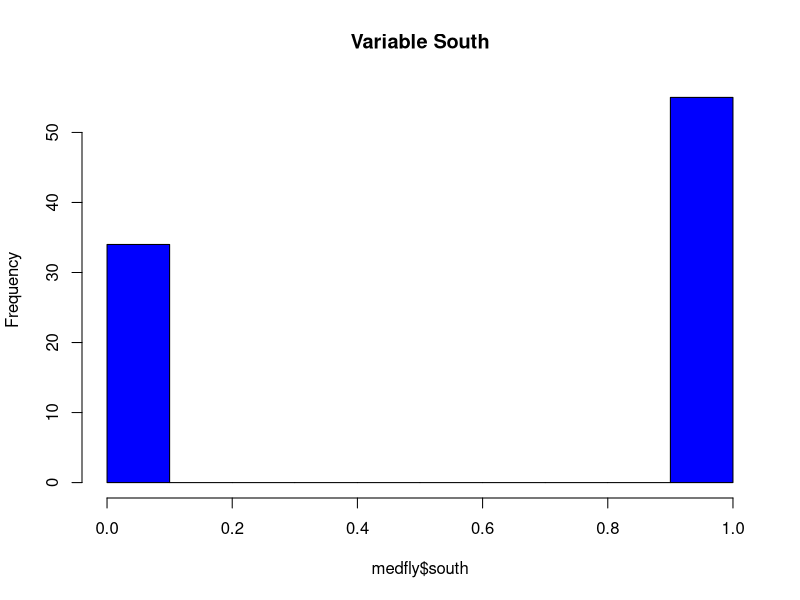
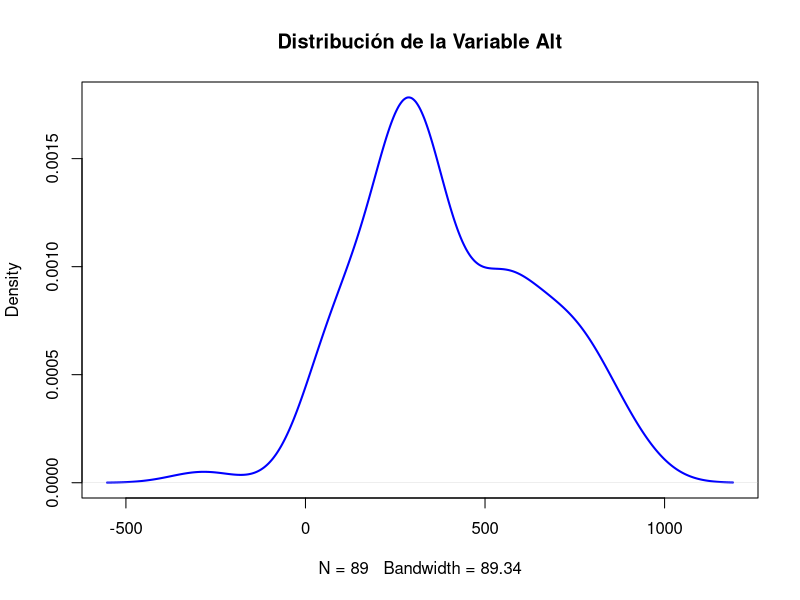
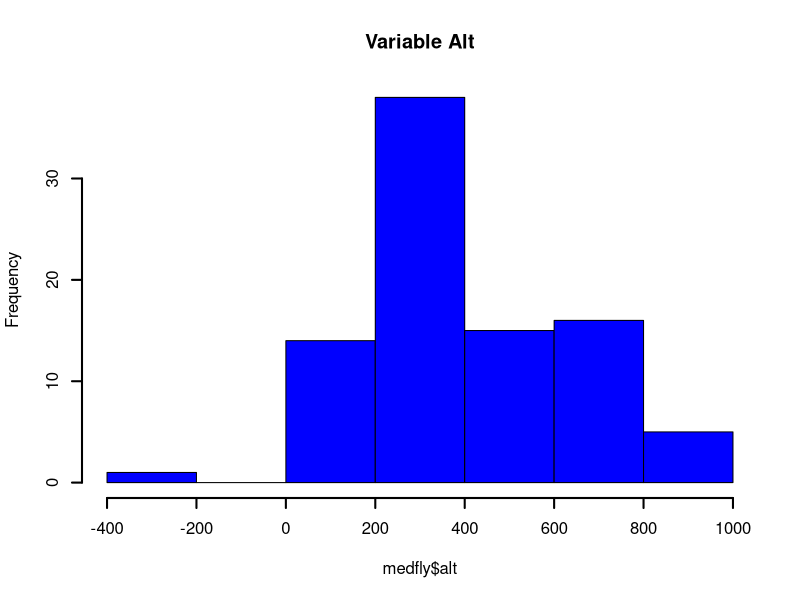
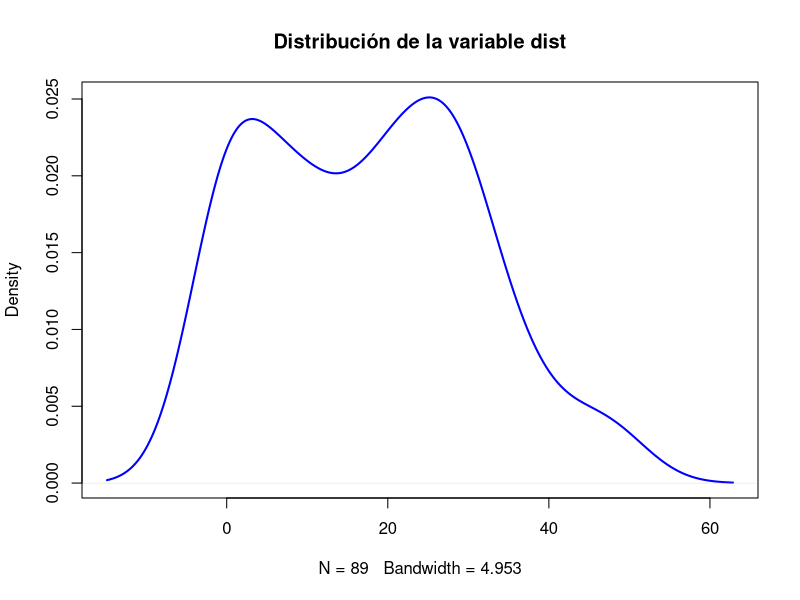
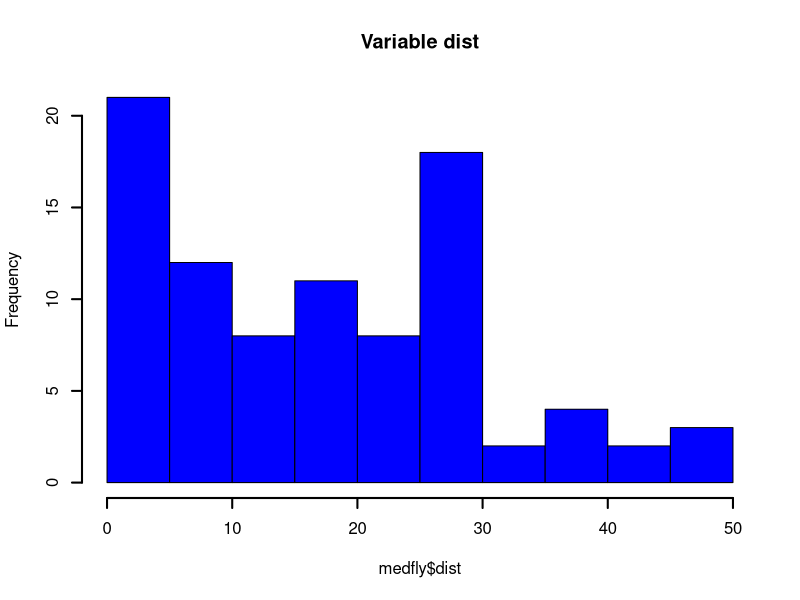
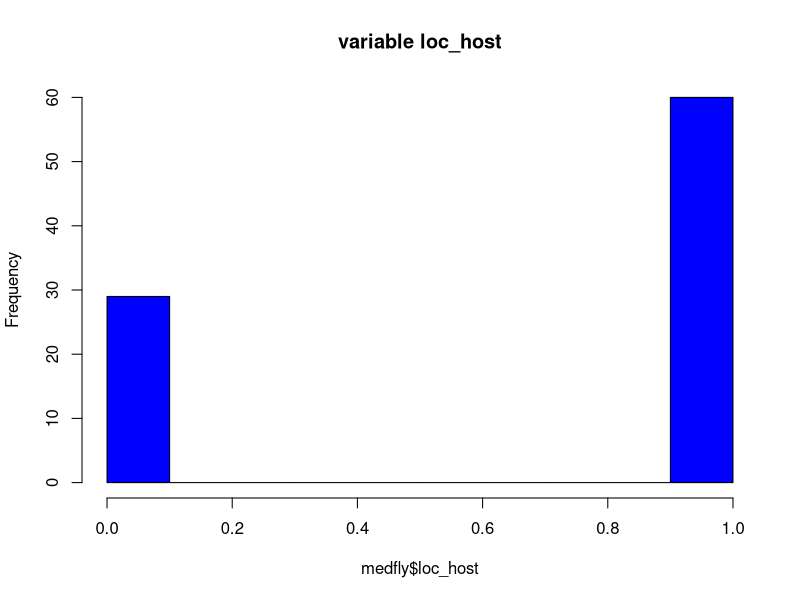
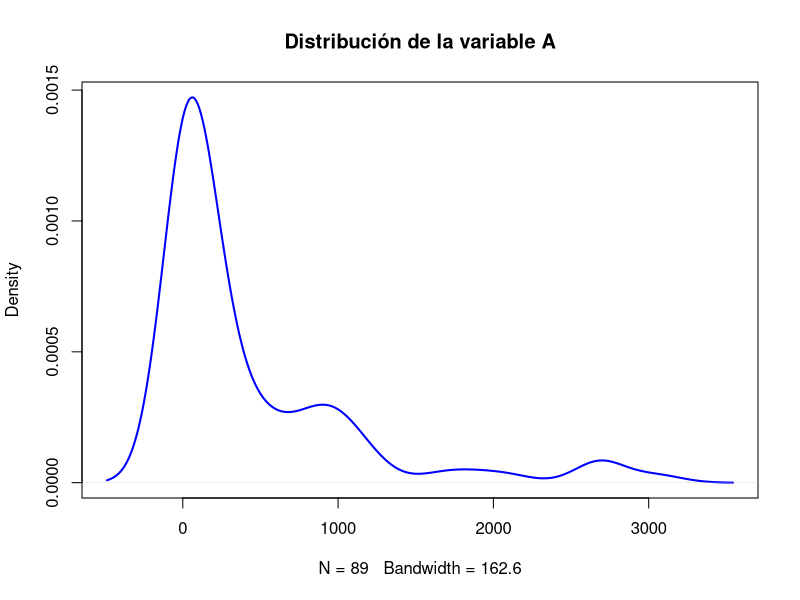
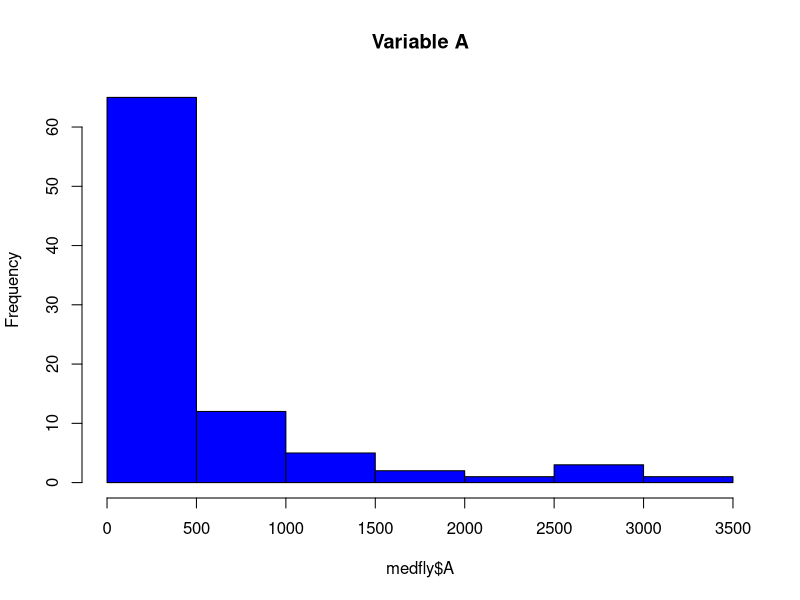

Here is the R script that generated these plots, in order:
## ---- chunk 1
# <- se coloca con Alt + -

medfly <- read.table("./Semana 1-20200610/medfly.txt", header = TRUE, sep = '\t')
## ---- chunk 2
#Se puede colocar las lineas de codigo con Control + Alt + i

medfly[1:10, ]
## ---- chunk 3
#Para mostrar los datos de la variable "trap"
medfly$trap

## ---- chunk 4
#Para mostrar los datos de la variable "A"
medfly$A

## ---- chunk 5
hist(medfly$south, col = "blue", main = "Variable South")
## ---- chunk 6
plot(density(medfly$alt), col = "blue", lwd = 2, main = "Distribución de la Variable Alt")

range(medfly$alt)
## ---- chunk 7
hist(medfly$alt, col = "blue", lwd = 2, main = "Variable Alt")
## ---- chunk 8
plot(density(medfly$dist), col = "blue", lwd = 2, main = "Distribución de la variable dist")

range(medfly$dist)
## ---- chunk 9
hist(medfly$dist, col = "blue", lwd = 2, main = "Variable dist")
## ---- chunk 10
hist(medfly$loc_host, col = "blue", main = "variable loc_host")
## ---- chunk 11
plot(density(medfly$A), col = "blue", lwd = 2, main = "Distribución de la variable A")
range(medfly$A)

hist(medfly$A, col = "blue", main = "Variable A")
## ---- chunk 12
plot(density(log(1 + medfly$A)), col = "blue", lwd = 2, main = "Distribución de la variable log(1 + A)")

range((log(1+medfly$A)))

hist(log(1 + medfly$A), col = "blue", main = "Variable log(1 + A)")
## ---- chunk 13
plot(density(log(medfly$A)), col = "blue", lwd = 2, main = "Distribución de la variable log(A)")

range((log(medfly$A)))

hist(log(medfly$A), col = "blue", main = "Variable log(A)")
## ---- chunk 14
medfly$W
## ---- chunk 15
#Antes de ~ colocamos la variable a predecir y luego de ~ ponemos las variables predictoras
lm(log(1+medfly$A) ~ medfly$south + medfly$alt + medfly$dist + medfly$loc_host)
## ---- chunk 16
#Antes de ~ colocamos la variable a predecir y luego de ~ ponemos las variables predictoras
mod <- lm(log(1+medfly$A) ~ medfly$south + medfly$alt + medfly$dist + medfly$loc_host)


#para ver la tabla ANVA
summary(lm(log(1 + medfly$A) ~ medfly$alt + medfly$dist + medfly$loc_host))
#Es lo mismo
summary(mod)
